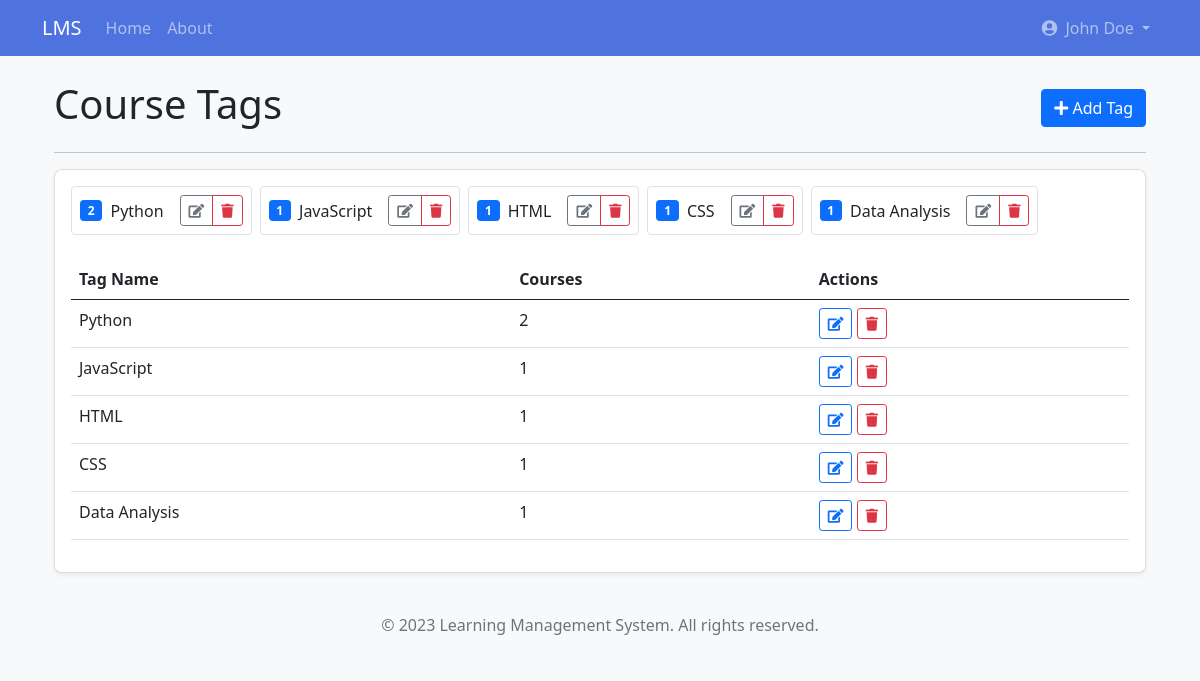
/instructor/tags (signed in), run on the app's committed database.
### app/models/user.py (models this page shows, shortened)
class User(db.Model, UserMixin):
    id = db.Column(db.Integer, primary_key=True)
    username = db.Column(db.String(50), unique=True, nullable=False)
    email = db.Column(db.String(120), unique=True, nullable=False)
    password = db.Column(db.String(60), nullable=False)
    first_name = db.Column(db.String(50), nullable=False)
    last_name = db.Column(db.String(50), nullable=False)
    role = db.Column(db.String(20), nullable=False)
    created_at = db.Column(db.DateTime, default=datetime.utcnow)
    last_login = db.Column(db.DateTime, nullable=True)
    is_active = db.Column(db.Boolean, default=True)
    is_email_verified = db.Column(db.Boolean, default=False)
    profile = db.relationship(
        'UserProfile', backref='user', uselist=False, cascade='all, delete-orphan')
    courses_teaching = db.relationship(
        'Course', backref='instructor', lazy=True)
    enrollments = db.relationship('Enrollment', backref='student', lazy=True)
    parent_of = db.relationship('ParentStudent',
                                foreign_keys='ParentStudent.parent_id',
                                backref='parent', lazy=True)

class CourseTag(db.Model):
    id = db.Column(db.Integer, primary_key=True)
    name = db.Column(db.String(30), nullable=False, unique=True)
    courses = db.relationship(
        'Course', secondary='course_tags', backref=db.backref('tags', lazy='dynamic'))

### app/routes/instructor.py (the view)
@instructor.route('/tags', methods=['GET'])
@login_required
@instructor_required
def tags():
    tags = CourseTag.query.all()
    return render_template('instructor/tags.html', tags=tags)

### app/models/user.py (called while the page is built)
@login_manager.user_loader
def load_user(user_id):
    return User.query.get(int(user_id))

### app/routes/instructor.py (called while the page is built)
def instructor_required(f):
    @wraps(f)
    def decorated_function(*args, **kwargs):
        if not current_user.is_authenticated or current_user.role != UserRole.INSTRUCTOR:
            flash('You do not have permission to access this page.', 'danger')
            return redirect(url_for('main.index'))
        return f(*args, **kwargs)
    return decorated_function

### app/templates/instructor/tags.html (shortened to what this page needs)
{% extends "base.html" %}
{% block content %}
<div class="container mt-4">
    <div class="d-flex justify-content-between align-items-center mb-3">
        <h1>Course Tags</h1>
        <button type="button" class="btn btn-primary" data-bs-toggle="modal" data-bs-target="#addTagModal">
            <i class="fas fa-plus"></i> Add Tag
        </button>
    </div>
    <hr>
    <div class="row">
        <div class="col-md-12">
            <div class="card">
                <div class="card-body">
                    {% if tags %}
                        <div class="d-flex flex-wrap gap-2 mb-4">
                            {% for tag in tags %}
                                <div class="tag-item p-2 border rounded d-flex align-items-center">
                                    <span class="badge bg-primary me-2">{{ tag.courses|length }}</span>
                                    <span class="me-2">{{ tag.name }}</span>
                                    <div class="btn-group btn-group-sm ms-2" role="group">
                                        <button type="button" class="btn btn-outline-secondary edit-tag"
                                                data-id="{{ tag.id }}"
                                                data-name="{{ tag.name }}"
                                                data-bs-toggle="modal" data-bs-target="#editTagModal">
                                            <i class="fas fa-edit"></i>
                                        </button>
                                        <button type="button" class="btn btn-outline-danger"
                                                data-bs-toggle="modal" data-bs-target="#deleteTagModal"
                                                data-id="{{ tag.id }}"
                                                data-name="{{ tag.name }}">
                                            <i class="fas fa-trash"></i>
                                        </button>
                                    </div>
                                </div>
                            {% endfor %}
                        </div>
                        <div class="table-responsive">
                            <table class="table table-hover">
                                <thead>
                                    <tr>
                                        <th>Tag Name</th>
                                        <th>Courses</th>
                                        <th>Actions</th>
                                    </tr>
                                </thead>
                                <tbody>
                                    {% for tag in tags %}
                                        <tr>
                                            <td>{{ tag.name }}</td>
                                            <td>{{ tag.courses|length }}</td>
                                            <td>
                                                <button type="button" class="btn btn-sm btn-outline-primary edit-tag"
                                                        data-id="{{ tag.id }}"
                                                        data-name="{{ tag.name }}"
                                                        data-bs-toggle="modal" data-bs-target="#editTagModal">
                                                    <i class="fas fa-edit"></i>
                                                </button>
                                                <button type="button" class="btn btn-sm btn-outline-danger"
                                                        data-bs-toggle="modal" data-bs-target="#deleteTagModal"
                                                        data-id="{{ tag.id }}"
                                                        data-name="{{ tag.name }}">
                                                    <i class="fas fa-trash"></i>
                                                </button>
                                            </td>
                                        </tr>
                                    {% endfor %}
                                </tbody>
                            </table>
                        </div>
                    {% else %}
                        <div class="alert alert-info">
                            <i class="fas fa-info-circle"></i> No tags found. Add your first tag to better organize and categorize your courses.
                        </div>
                    {% endif %}
                </div>
            </div>
        </div>
    </div>
</div>
{% endblock %}

### app/templates/base.html (shortened to what this page needs)
<!DOCTYPE html>
<html lang="en">
<head>
    <link href="https://cdn.jsdelivr.net/npm/bootstrap@5.1.0/dist/css/bootstrap.min.css" rel="stylesheet">
    <link rel="stylesheet" href="https://cdnjs.cloudflare.com/ajax/libs/font-awesome/5.15.4/css/all.min.css">
    <link rel="stylesheet" href="{{ url_for('static', filename='css/style.css') }}">
</head>
<body {% if current_user.is_authenticated %}
      data-user-role="{{ current_user.role }}"
      data-admin-dashboard-url="{{ url_for('admin.dashboard', _external=True) }}"
      data-instructor-dashboard-url="{{ url_for('instructor.dashboard', _external=True) }}"
      data-student-dashboard-url="{{ url_for('student.dashboard', _external=True) }}"
      data-parent-dashboard-url="{{ url_for('parent.dashboard', _external=True) }}"
      data-guest-dashboard-url="{{ url_for('guest.dashboard', _external=True) }}"
      {% endif %}>
    <nav class="navbar navbar-expand-lg navbar-dark bg-primary">
        <div class="container">
            <a class="navbar-brand" href="{{ url_for('main.index') }}">LMS</a>
            <div class="collapse navbar-collapse" id="navbarNav">
                <ul class="navbar-nav me-auto">
                    <li class="nav-item">
                        <a class="nav-link" href="{{ url_for('main.index') }}">Home</a>
                    </li>
                    <li class="nav-item">
                        <a class="nav-link" href="{{ url_for('main.about') }}">About</a>
                    </li>
                </ul>
                <ul class="navbar-nav">
                    {% if current_user.is_authenticated %}
                        <li class="nav-item dropdown">
                            <a class="nav-link dropdown-toggle" href="#" id="navbarDropdown" role="button" data-bs-toggle="dropdown" aria-expanded="false">
                                {% if current_user.profile and current_user.profile.profile_picture %}
                                <img src="{{ url_for('static', filename='uploads/profile/' + current_user.profile.profile_picture) }}"
                                     class="rounded-circle me-1" alt="Profile" style="width: 24px; height: 24px; object-fit: cover;">
                                {% else %}
                                <i class="fas fa-user-circle me-1"></i>
                                {% endif %}
                                {{ current_user.first_name }} {{ current_user.last_name }}
                            </a>
                        </li>
                    {% endif %}
                </ul>
            </div>
        </div>
    </nav>
    <div class="container mt-4">
        {% block content %}{% endblock %}
    </div>
    <footer class="footer mt-auto py-3 bg-light">
        <div class="container text-center">
            <span class="text-muted">&copy; 2023 Learning Management System. All rights reserved.</span>
        </div>
    </footer>
</body>
</html>

### app/static/css/style.css (style rules this page uses)
body { font-family: 'Segoe UI', Tahoma, Geneva, Verdana, sans-serif; background-color: #f8f9fa; }
.card { border-radius: 0.5rem; box-shadow: 0 0.125rem 0.25rem rgba(0, 0, 0, 0.075); margin-bottom: 1.5rem; }
.navbar-dark.bg-primary { background-color: #4e73df !important; }
.footer { position: relative; margin-top: 2rem; }
.badge { font-weight: 600; padding: 0.35em 0.65em; }

### data on the page
User: first_name "John", last_name "Doe"
CourseTag: courses|length "2", name "Python"
CourseTag: courses|length "1", name "JavaScript"
CourseTag: courses|length "1", name "HTML"
CourseTag: courses|length "1", name "CSS"
CourseTag: courses|length "1", name "Data Analysis"
